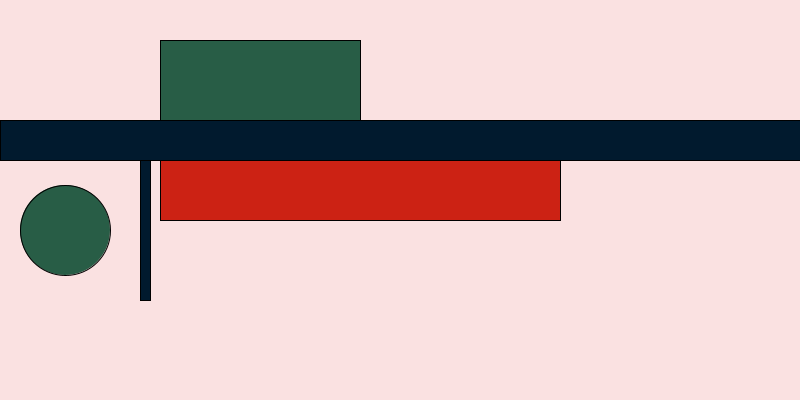
Frame 1 (no input)
Frame 60 (the mouse pressed at the canvas centre just before this capture): identical to frame 1, image omitted
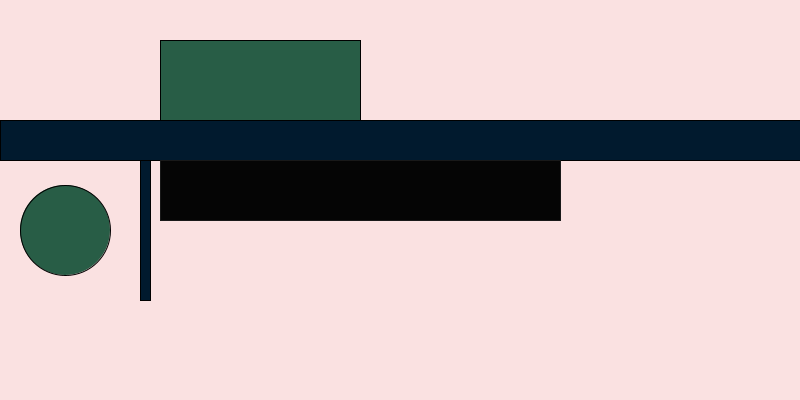
Frame 120 (the mouse held since frame 60 and released just before this capture)

The Processing sketch that drew these frames (run headless with seeded random() and noise(); from frame 60 on, the mouse is pressed at the canvas centre):

// Processing sketch: processing_4267
// ── processing_4267.pde

int redcentrewidth = 400; 
int redcentreheight = 60; 
void setup () { 
size(800, 400);  
background(250,225,225);

color lawn = color(40, 93, 70);  
color walkway = color(1, 26, 46);  
color redcentre = color(216, 9, 16);  
color oval = color(40, 93, 70);  
color pathway = color(1, 26, 46);   
  
fill(redcentre);  
rect(200, 160, 200, 60);  
fill(walkway);  
rect(0, 120, 800, 40);  
fill(lawn);  
rect(160, 40, 200, 80);  
fill(oval);  
ellipse(65, 230, 90, 90); 
fill(pathway);  
rect(140, 160, 10, 140); 
 
} 
 
void draw() { 

  fill(204, 34, 20); 
  for (int y= 5; y<height; y += 30){   
    for (int x= 5; x<width; x += 30){   
        rect(160, 160, redcentrewidth, redcentreheight); 
       
      if (mousePressed) { 
        float redcentre = random(0, 100); 
        stroke(25); 
        fill(5); 
        rect(160, 160, redcentrewidth, redcentreheight);
      
      } 
      fill(204, 34, 20); 
    } 
  } 
  } 
